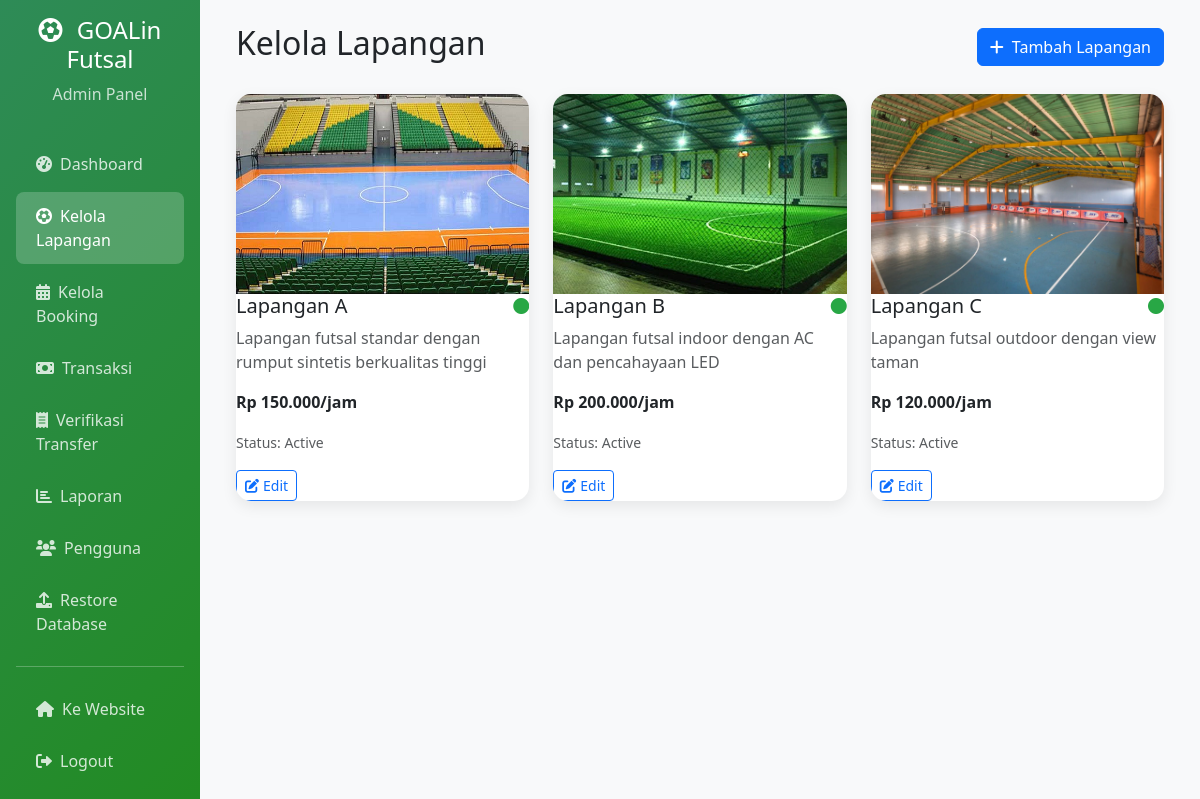
Screenshot of /admin/fields.php (signed in) with the database file from the repository.
### tables this page shows
CREATE TABLE `fields` (
  `id` int NOT NULL AUTO_INCREMENT,
  `name` varchar(100) NOT NULL,
  `description` text,
  `price_per_hour` decimal(10,2) NOT NULL,
  `image_path` varchar(255) DEFAULT NULL,
  `status` enum('active','maintenance') DEFAULT 'active',
  `created_at` timestamp NULL DEFAULT CURRENT_TIMESTAMP,
  `updated_at` timestamp NULL DEFAULT CURRENT_TIMESTAMP ON UPDATE CURRENT_TIMESTAMP,
  PRIMARY KEY (`id`)
);

### config/config.php (called while the page is built, shortened)
<?php
function formatCurrency($amount) {
    return 'Rp ' . number_format($amount, 0, ',', '.');
}
?>

### admin/fields.php (the view, shortened to what this page needs)
<?php
require_once '../config/config.php';
$database = new Database();
$db = $database->getConnection();
$query = "SELECT * FROM fields ORDER BY name";
$stmt = $db->prepare($query);
$stmt->execute();
$fields = $stmt->fetchAll(PDO::FETCH_ASSOC);
?>
<!DOCTYPE html>
<html lang="id">
<head>
    <link href="https://cdn.jsdelivr.net/npm/bootstrap@5.3.0/dist/css/bootstrap.min.css" rel="stylesheet">
    <link href="https://cdnjs.cloudflare.com/ajax/libs/font-awesome/6.0.0/css/all.min.css" rel="stylesheet">
</head>
<body>
    <div class="container-fluid">
        <div class="row">
            <div class="col-md-3 col-lg-2 px-0">
                <div class="sidebar">
                    <div class="p-3">
                        <h4 class="text-center">
                            <i class="fas fa-futbol me-2"></i>
                            <?php echo SITE_NAME; ?>
                        </h4>
                        <p class="text-center mb-0 opacity-75">Admin Panel</p>
                    </div>
                    <nav class="nav flex-column p-3">
                        <a class="nav-link" href="index.php">
                            <i class="fas fa-tachometer-alt me-2"></i>Dashboard
                        </a>
                        <a class="nav-link active" href="fields.php">
                            <i class="fas fa-futbol me-2"></i>Kelola Lapangan
                        </a>
                        <a class="nav-link" href="bookings.php">
                            <i class="fas fa-calendar-alt me-2"></i>Kelola Booking
                        </a>
                        <a class="nav-link" href="transactions.php">
                            <i class="fas fa-money-bill me-2"></i>Transaksi
                        </a>
                        <a class="nav-link" href="payment-proofs.php">
                            <i class="fas fa-receipt me-2"></i>Verifikasi Transfer
                        </a>
                        <a class="nav-link" href="reports.php">
                            <i class="fas fa-chart-bar me-2"></i>Laporan
                        </a>
                        <a class="nav-link" href="users.php">
                            <i class="fas fa-users me-2"></i>Pengguna
                        </a>
                        <a class="nav-link" href="restore.php">
                            <i class="fas fa-upload me-2"></i>Restore Database
                        </a>
                        <hr class="my-3">
                        <a class="nav-link" href="../index.php">
                            <i class="fas fa-home me-2"></i>Ke Website
                        </a>
                        <a class="nav-link" href="../logout.php">
                            <i class="fas fa-sign-out-alt me-2"></i>Logout
                        </a>
                    </nav>
                </div>
            </div>
            <div class="col-md-9 col-lg-10">
                <div class="p-4">
                    <div class="d-flex justify-content-between align-items-center mb-4">
                        <h2>Kelola Lapangan</h2>
                        <div>
                            <button class="btn btn-primary" data-bs-toggle="modal" data-bs-target="#addFieldModal">
                                <i class="fas fa-plus me-2"></i>Tambah Lapangan
                            </button>
                        </div>
                    </div>
                    <div class="row">
                        <?php foreach ($fields as $field): ?>
                            <div class="col-lg-4 col-md-6 mb-4">
                                <div class="field-card">
                                    <img src="<?php echo $field['image_path'] ? '../' . $field['image_path'] : '/placeholder.svg?height=200&width=400'; ?>"
                                         class="card-img-top field-image" alt="<?php echo htmlspecialchars($field['name']); ?>">
                                    <div class="card-body">
                                        <div class="d-flex justify-content-between align-items-start mb-2">
                                            <h5 class="card-title"><?php echo htmlspecialchars($field['name']); ?></h5>
                                            <span class="status-<?php echo $field['status']; ?>">
                                                <i class="fas fa-circle"></i>
                                            </span>
                                        </div>
                                        <p class="card-text text-muted"><?php echo htmlspecialchars($field['description']); ?></p>
                                        <p class="card-text">
                                            <strong><?php echo formatCurrency($field['price_per_hour']); ?>/jam</strong>
                                        </p>
                                        <p class="card-text">
                                            <small class="text-muted">
                                                Status: <?php echo ucfirst($field['status']); ?>
                                            </small>
                                        </p>
                                        <button class="btn btn-outline-primary btn-sm"
                                                onclick="editField(<?php echo htmlspecialchars(json_encode($field)); ?>)">
                                            <i class="fas fa-edit me-1"></i>Edit
                                        </button>
                                    </div>
                                </div>
                            </div>
                        <?php endforeach; ?>
                    </div>
                </div>
            </div>
        </div>
    </div>
</body>
</html>

### admin/fields.php (style rules this page uses)
body { background: #f8f9fa; }
.sidebar { background: linear-gradient(135deg, #2E8B57 0%, #228B22 100%); min-height: 100vh; color: white; }
.sidebar .nav-link { color: rgba(255,255,255,0.8); padding: 12px 20px; border-radius: 8px; margin: 2px 0; transition: all 0.3s ease; }
.sidebar .nav-link.active { background: rgba(255,255,255,0.2); color: white; }
.field-card { background: white; border-radius: 15px; box-shadow: 0 5px 15px rgba(0,0,0,0.08); overflow: hidden; transition: transform 0.3s ease; }
.field-image { height: 200px; object-fit: cover; }
.status-active { color: #28a745; }

### rows the page displays
fields: image_path (picture), name "Lapangan A", description "Lapangan futsal standar dengan rumput sintetis berkualitas tinggi", price_per_hour "Rp 150.000", status "Active"
fields: image_path (picture), name "Lapangan B", description "Lapangan futsal indoor dengan AC dan pencahayaan LED", price_per_hour "Rp 200.000", status "Active"
fields: image_path (picture), name "Lapangan C", description "Lapangan futsal outdoor dengan view taman", price_per_hour "Rp 120.000", status "Active"

### other values shown
SITE_NAME "GOALin Futsal"
